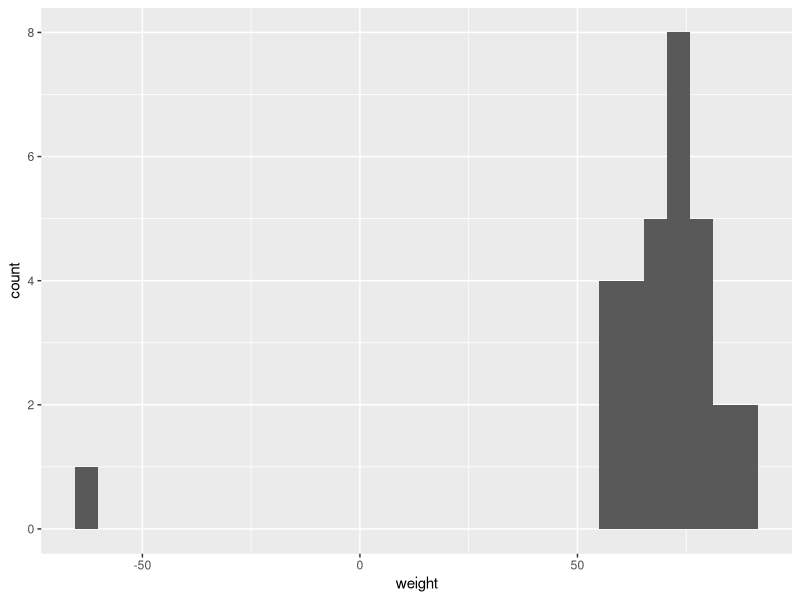

This chart was generated by the following R code:
library(tidyverse)
library(readxl)
dirty_data <- read_excel("dirty_data.xlsx")
dirty_data[1,]
dirty_data[,1]
dirty_data$name
dirty_data[10,4]
dirty_data[,3]

# Find all prices that are "NA" and set to NA. 
table(dirty_data$gender)
dirty_data$gender[dirty_data$gender == "-"] <- NA
table(dirty_data$gender)
table(dirty_data$gender, useNA = 'always')

dirty_data$gender  <- fct_recode(dirty_data$gender, 
                                 female = "Female", 
                                 female = "F", 
                                 male = "Male")
table(dirty_data$gender)
dirty_data
class(dirty_data$weight)

table(dirty_data$weight)
dirty_data$weight[dirty_data$weight == "-"] <- NA
table(dirty_data$weight)
table(dirty_data$weight, useNA = 'always')
dirty_data$weight  <- as.numeric(dirty_data$weight)

summary(dirty_data$weight)
mean(dirty_data$weight, na.rm = TRUE)
sd(dirty_data$weight, na.rm = TRUE)
median(dirty_data$weight, na.rm = TRUE)
ggplot(dirty_data,aes(weight)) + geom_histogram()

write_rds(dirty_data, "dirty_data.rds")